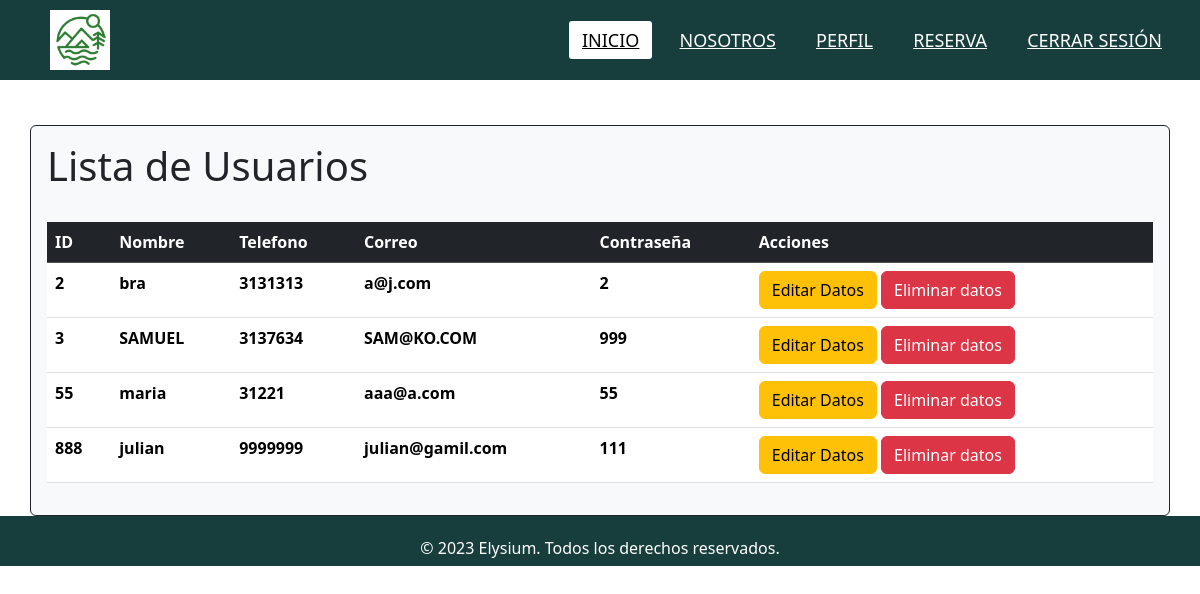
Screenshot of /AdminUsuarios.php with the database file from the repository.
### tables this page shows
CREATE TABLE `usuario` (
  `ID` varchar(50) NOT NULL,
  `NOMBRE` varchar(250) DEFAULT NULL,
  `TELEFONO` varchar(50) DEFAULT NULL,
  `CORREO` varchar(250) DEFAULT NULL,
  `CONTRASENA` varchar(250) DEFAULT NULL
);

### AdminUsuarios.php (the view, shortened to what this page needs)
<!DOCTYPE html>
<html lang="en">
<head>
    <link rel="stylesheet" href="/Elysium/style/AdminUsuarios.css">
    <link href="https://cdn.jsdelivr.net/npm/bootstrap@5.3.2/dist/css/bootstrap.min.css" rel="stylesheet">
</head>
<body>
    <header>
        <?php
         require_once("header.php")
        ?>
    </header>
    <main>
        <div class="container bg-light p-3 border border-dark rounded ">
        <h1>Lista de Usuarios</h1>
        <br>
        <table class="table">
            <thead class="table-dark">
                <tr>
                <th scope="col">ID</th>
                <th scope="col">Nombre</th>
                <th scope="col">Telefono</th>
                <th scope="col">Correo</th>
                <th scope="col">Contraseña</th>
                <th scope="col">Acciones</th>
                </tr>
            </thead>
            <tbody>
            <?php
                include ("../models/Conexion.php");
                $sql = "SELECT * FROM usuario";
                $query = mysqli_query($conexion, $sql);
                while ($fila = mysqli_fetch_array($query)){
                ?>
                <tr>
                    <th scope = "row"><?php echo $fila['ID'] ?></th>
                    <th scope = "row"><?php echo $fila['NOMBRE'] ?></th>
                    <th scope = "row"><?php echo $fila['TELEFONO'] ?></th>
                    <th scope = "row"><?php echo $fila['CORREO'] ?></th>
                    <th scope = "row"><?php echo $fila['CONTRASENA'] ?></th>
                    <th scope = "row">
                        <a href="AdminUsuariosEditar.php?Id=<?php echo $fila['ID']?>" class="btn btn-warning">Editar Datos</a>
                        <a href="AdminUsuariosEliminar.php?Id=<?php echo $fila['ID']?>" class="btn btn-danger">Eliminar datos</a>
                    </th>
                </tr>
                <?php
                 }
                ?>
            </tbody>
        </table>
        </div>
    </main>
    <footer>
      <?php
        require_once("footer.php")
        ?>
    </footer>
</body>
</html>

### header.php (shortened to what this page needs)
<nav>
   <a href="/Elysium/views/inicio.php" class="enlace">
      <img src="/Elysium/img/logo2.png" alt="" class="logo">
   </a>
    <ul>
      <li><a class="active" href="/Elysium/views/inicio.php">Inicio</a></li>
      <li><a href="/Elysium/views/Nosotros.php">Nosotros</a></li>
      <li><a href="/Elysium/views/ActualizarEliminar.php">Perfil</a></li>
      <li><a href="/Elysium/views/Reserva.php">Reserva</a></li>
      <li><a href="/Elysium/views/cerrarSesion.php">Cerrar sesión</a></li>
    </ul>
</nav>

### footer.php
<div class="footer-content">
    <p>&copy; 2023 Elysium. Todos los derechos reservados.</p>
</div>

### AdminUsuarios.css (style rules this page uses)
* { padding: 0; margin: 0; text-decoration: none; list-style: none; box-sizing: border-box; }
nav { background: #183D3D; height: 80px; width: 100%; margin-bottom: 45px; }
.enlace { position: absolute; padding: 10px 50px; }
.logo { height: 60px; }
nav ul { float: right; margin-right: 20px; }
nav ul li { display: inline-block; line-height: 80px; margin: 0 5px; }
nav ul li a { color: #fff; font-size: 18px; padding: 7px 13px; border-radius: 3px; text-transform: uppercase; }
li a.active, li a:hover { background: #ffffff; transition: .5s; color: black; }
footer { display: flex; justify-content: center; background: #183D3D; height: 50px; width: 100%; padding: 20px 0; color: white; }
.footer-content { font-size: 16px; }

### rows the page displays
usuario: ID "2", NOMBRE "bra", TELEFONO "3131313", CORREO "a@j.com", CONTRASENA "2"
usuario: ID "3", NOMBRE "SAMUEL", TELEFONO "3137634", CORREO "SAM@KO.COM", CONTRASENA "999"
usuario: ID "55", NOMBRE "maria", TELEFONO "31221", CORREO "aaa@a.com", CONTRASENA "55"
usuario: ID "888", NOMBRE "julian", TELEFONO "9999999", CORREO "julian@gamil.com", CONTRASENA "111"
